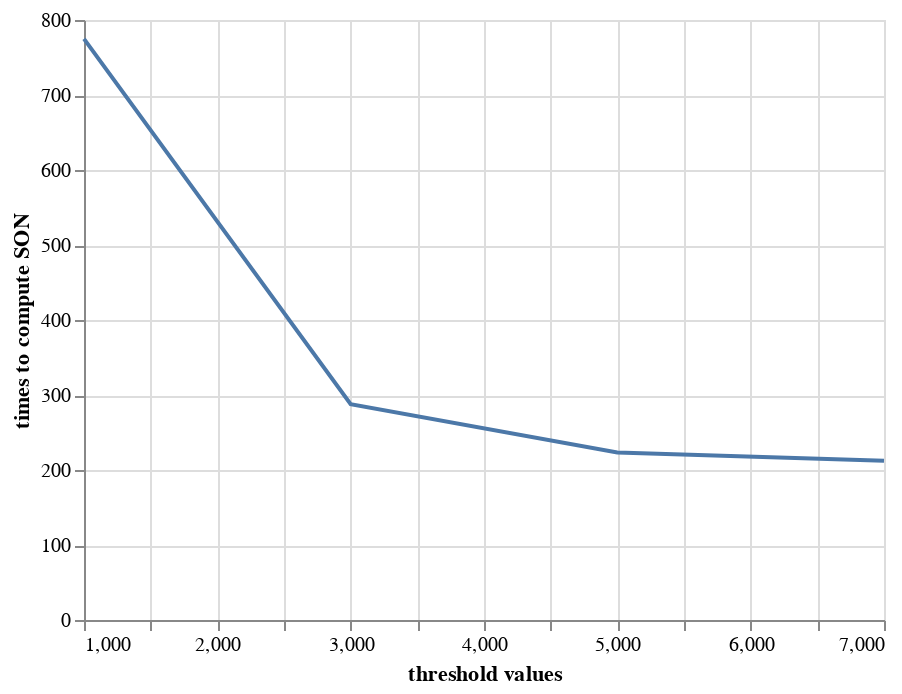

The code cell stored with this chart in its notebook:
### Markdown cell above
## TIME VS THRESHOLD

### Code cell
x = [1000,3000,5000,7000]
y = times_S
source = pd.DataFrame({
  'threshold values': x,
  'times to compute SON': y
})

alt.Chart(source).mark_line().encode(
    x='threshold values',
    y='times to compute SON'
)

### Figure 1 — Vega-Lite specification as saved in the notebook (floating-point values rounded to 4 significant figures)
{"config": {"view": {"continuousWidth": 400, "continuousHeight": 300}}, "data": {"name": "data-e1f7ed57dfb724d0d219ab8ce80f35bd"}, "mark": "line", "encoding": {"x": {"field": "threshold values", "type": "quantitative"}, "y": {"field": "times to compute SON", "type": "quantitative"}}, "$schema": "https://vega.github.io/schema/vega-lite/v4.17.0.json", "datasets": {"data-e1f7ed57dfb724d0d219ab8ce80f35bd": [{"threshold values": 1000, "times to compute SON": 774.9}, {"threshold values": 3000, "times to compute SON": 287.8}, {"threshold values": 5000, "times to compute SON": 223.4}, {"threshold values": 7000, "times to compute SON": 212.3}]}}
